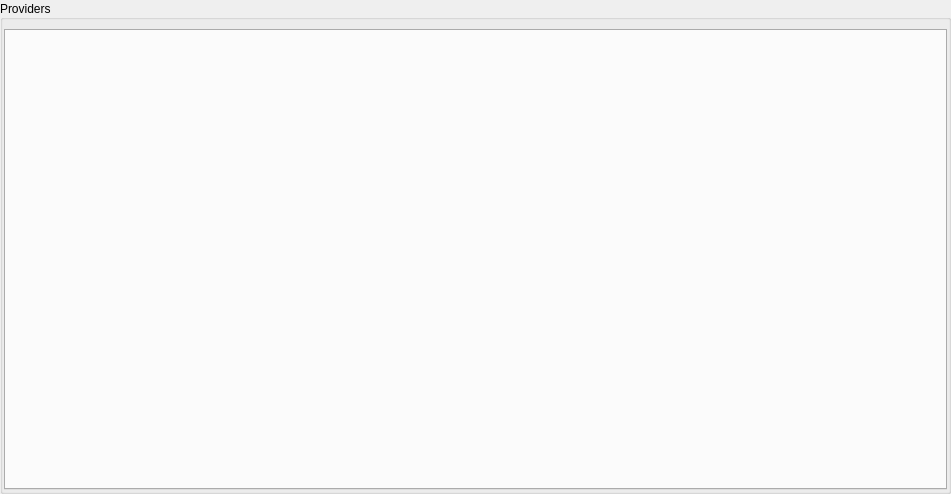
<?xml version="1.0" encoding="UTF-8"?>
<ui version="4.0">
 <class>ProviderWidget</class>
 <widget class="QWidget" name="ProviderWidget">
  <property name="geometry">
   <rect>
    <x>0</x>
    <y>0</y>
    <width>951</width>
    <height>494</height>
   </rect>
  </property>
  <property name="minimumSize">
   <size>
    <width>635</width>
    <height>490</height>
   </size>
  </property>
  <property name="windowTitle">
   <string>Form</string>
  </property>
  <property name="layoutDirection">
   <enum>Qt::LeftToRight</enum>
  </property>
  <layout class="QGridLayout" name="gridLayout">
   <property name="verticalSpacing">
    <number>0</number>
   </property>
   <property name="margin">
    <number>0</number>
   </property>
   <item row="0" column="0">
    <widget class="QGroupBox" name="providers">
     <property name="enabled">
      <bool>true</bool>
     </property>
     <property name="sizePolicy">
      <sizepolicy hsizetype="Expanding" vsizetype="Expanding">
       <horstretch>0</horstretch>
       <verstretch>0</verstretch>
      </sizepolicy>
     </property>
     <property name="minimumSize">
      <size>
       <width>635</width>
       <height>490</height>
      </size>
     </property>
     <property name="title">
      <string>Providers</string>
     </property>
     <property name="alignment">
      <set>Qt::AlignLeading|Qt::AlignLeft|Qt::AlignVCenter</set>
     </property>
     <property name="flat">
      <bool>false</bool>
     </property>
     <property name="checkable">
      <bool>false</bool>
     </property>
     <layout class="QGridLayout" name="gridLayout_2">
      <property name="leftMargin">
       <number>1</number>
      </property>
      <property name="rightMargin">
       <number>1</number>
      </property>
      <property name="bottomMargin">
       <number>1</number>
      </property>
      <item row="0" column="0" colspan="2">
       <widget class="QTabWidget" name="tab_widget">
        <property name="enabled">
         <bool>true</bool>
        </property>
        <property name="minimumSize">
         <size>
          <width>620</width>
          <height>380</height>
         </size>
        </property>
        <property name="maximumSize">
         <size>
          <width>16777215</width>
          <height>16777215</height>
         </size>
        </property>
        <property name="currentIndex">
         <number>-1</number>
        </property>
       </widget>
      </item>
     </layout>
    </widget>
   </item>
  </layout>
 </widget>
 <tabstops>
  <tabstop>tab_widget</tabstop>
 </tabstops>
 <resources/>
 <connections/>
</ui>
